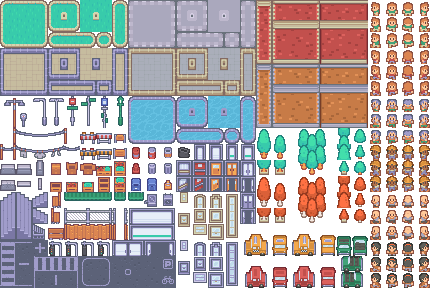
#> input picture game/assets-placeholder/kenney/rpgUrban_packed.png, 432 x 288 px
$ python gen_contact_sheet.py ../game/assets-placeholder/kenney/rpgUrban_packed.png ../game/assets-placeholder/kenney/rpgUrban_packed.png 5 5
#> lines starting #> are read from the running program, lines starting #| are printed output that depends on the picture
#!/usr/bin/env python3
"""Generate a labeled contact sheet from a packed Kenney tilemap.

Upscales each 16x16 cell by SCALE with a grid + (col,row) label overlay so
sprite coords can be picked precisely without counting pixels. Mirrors the
sprite-picker.html workflow but produces a static, agent-readable PNG.

Usage:
    python tools/gen_contact_sheet.py                          # regenerate all DEFAULT_SHEETS
    python tools/gen_contact_sheet.py <packed_png> <out_png> [cols] [rows]

With no arguments, regenerates a contact sheet for every entry in
DEFAULT_SHEETS (currently the two Tiny packs plus the packed roguelikeCity
and rpgUrban atlases). Pass explicit arguments to render one sheet on its
own; cols/rows default to the Tiny pack geometry (12x11) when omitted.
"""
import sys
from PIL import Image, ImageDraw, ImageFont

CELL = 16
SCALE = 9          # upscale factor per cell
PAD = 2            # padding inside each cell box for the source sprite
LABEL_H = 12       # label strip height above each cell
GUTTER = 0         # packed sheets are gutter-free

# (source PNG, output contact sheet, cols, rows) — run with no arguments to
# regenerate all of these in one pass. Every sheet here is the *packed*
# (gutter-free) variant, so GUTTER stays 0 for all of them.
DEFAULT_SHEETS = [
    ('game/assets-placeholder/kenney/tiny/dungeon/tinyDungeon_packed.png', 'tools/contact_tinyDungeon.png', 12, 11),
    ('game/assets-placeholder/kenney/tiny/town/tinyTown_packed.png', 'tools/contact_tinyTown.png', 12, 11),
    ('game/assets-placeholder/kenney/roguelikeCity_packed.png', 'tools/contact_roguelikeCity.png', 37, 28),
    # RPG Urban Pack (visual-pass, 2026-09-06) — packed, gutter-free, 16px
    # cells, same construction as the Tiny packs above. 27x18 grid.
    ('game/assets-placeholder/kenney/rpgUrban_packed.png', 'tools/contact_rpgUrban.png', 27, 18),
]


def load_font(size):
    for name in ("consola.ttf", "cour.ttf", "DejaVuSansMono.ttf", "arial.ttf"):
        try:
            return ImageFont.truetype(name, size)
        except OSError:
            continue
    return ImageFont.load_default()


def render(src_path, out_path, cols, rows):
#> called with cols = 5, rows = 5
    sheet = Image.open(src_path).convert("RGBA")
#> sheet is the input picture: PIL image 432x288 RGBA; mean R, G, B, A 109, 102.8, 101.5, 187.9
    stride = CELL + GUTTER

    cell_px = CELL * SCALE
    box_w = cell_px + PAD * 2
    box_h = cell_px + PAD * 2 + LABEL_H
    out_w = cols * box_w
    out_h = rows * box_h

    out = Image.new("RGBA", (out_w, out_h), (24, 24, 30, 255))
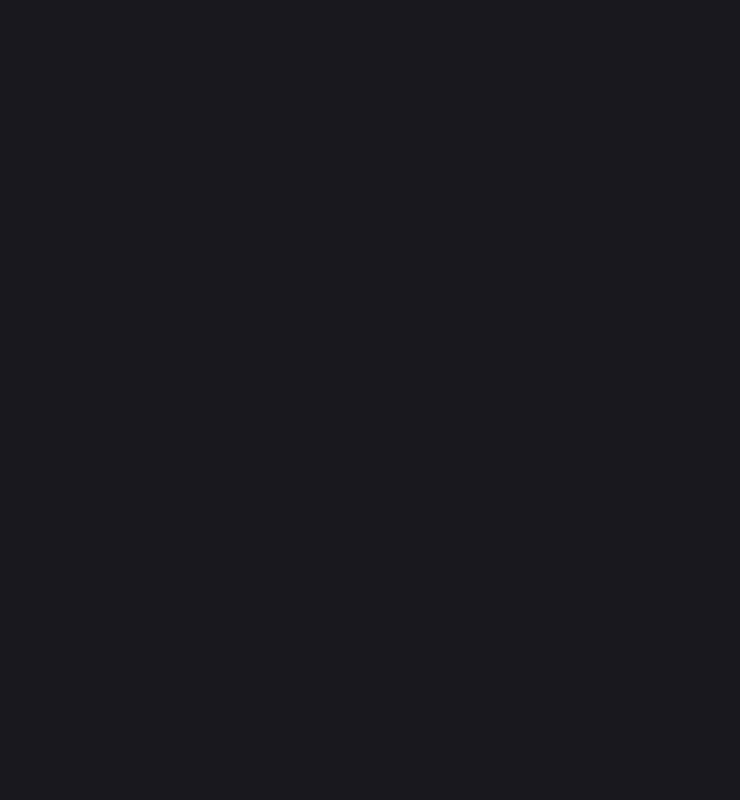
#> out: PIL image 740x800 RGBA; mean R, G, B, A 24, 24, 30, 255
    draw = ImageDraw.Draw(out)
    font = load_font(10)

    # Checkerboard so transparent sprites are visible.
    checker_a = (60, 60, 68, 255)
    checker_b = (44, 44, 52, 255)

    for r in range(rows):
        for c in range(cols):
            sx, sy = c * stride, r * stride
            cell = sheet.crop((sx, sy, sx + CELL, sy + CELL))
            big = cell.resize((cell_px, cell_px), Image.NEAREST)

            bx = c * box_w
            by = r * box_h
            # checkerboard background for the sprite area
            for yy in range(0, cell_px, SCALE):
                for xx in range(0, cell_px, SCALE):
                    fill = checker_a if ((xx // SCALE + yy // SCALE) % 2 == 0) else checker_b
                    draw.rectangle(
                        [bx + PAD + xx, by + LABEL_H + PAD + yy,
                         bx + PAD + xx + SCALE - 1, by + LABEL_H + PAD + yy + SCALE - 1],
                        fill=fill,
                    )
            out.alpha_composite(big, (bx + PAD, by + LABEL_H + PAD))
            # cell border
            draw.rectangle([bx, by, bx + box_w - 1, by + box_h - 1], outline=(90, 90, 100, 255))
            # label "c,r" (col,row) — matches sprites.js {col, row} convention
            draw.text((bx + 3, by + 1), f"{c},{r}", fill=(255, 220, 120, 255), font=font)
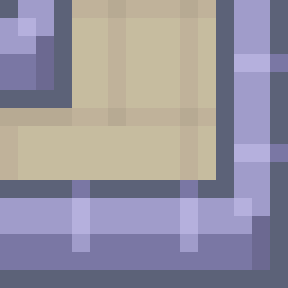
#> big: PIL image 144x144 RGBA (shown 2 times larger); mean R, G, B, A 151.7, 147.4, 160.1, 255
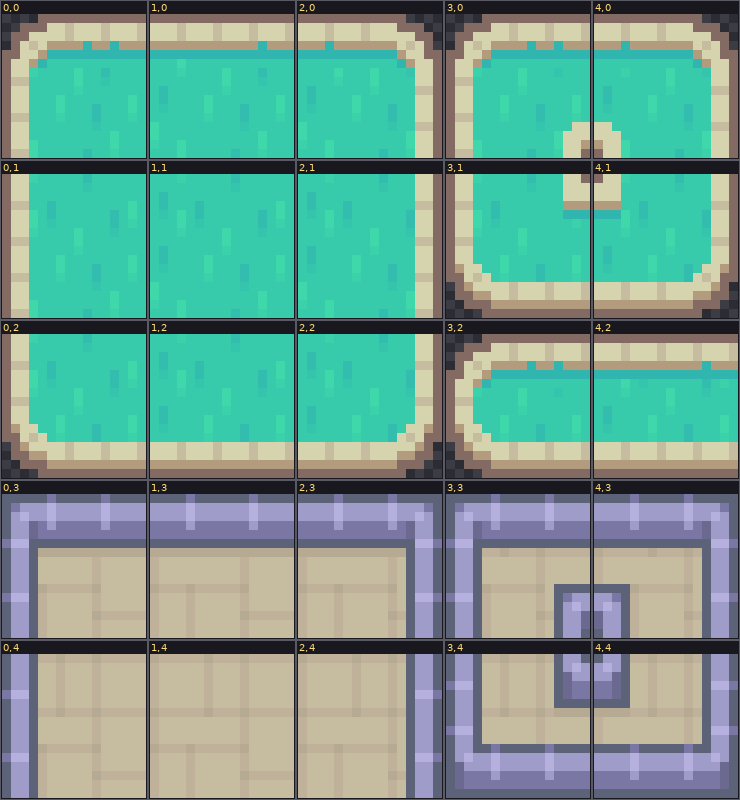
#> out: PIL image 740x800 RGBA; mean R, G, B, A 114.3, 159.2, 145.2, 255

    out.convert("RGB").save(out_path)
    print(f"wrote {out_path} ({out_w}x{out_h}) from {src_path} [{cols}x{rows}]")


def main():
    if len(sys.argv) == 1:
        for src_path, out_path, cols, rows in DEFAULT_SHEETS:
            render(src_path, out_path, cols, rows)
        return

    if len(sys.argv) < 3:
        print(__doc__)
        sys.exit(1)
    src_path, out_path = sys.argv[1], sys.argv[2]
    cols = int(sys.argv[3]) if len(sys.argv) > 3 else 12
    rows = int(sys.argv[4]) if len(sys.argv) > 4 else 11
    render(src_path, out_path, cols, rows)


if __name__ == "__main__":
    main()
